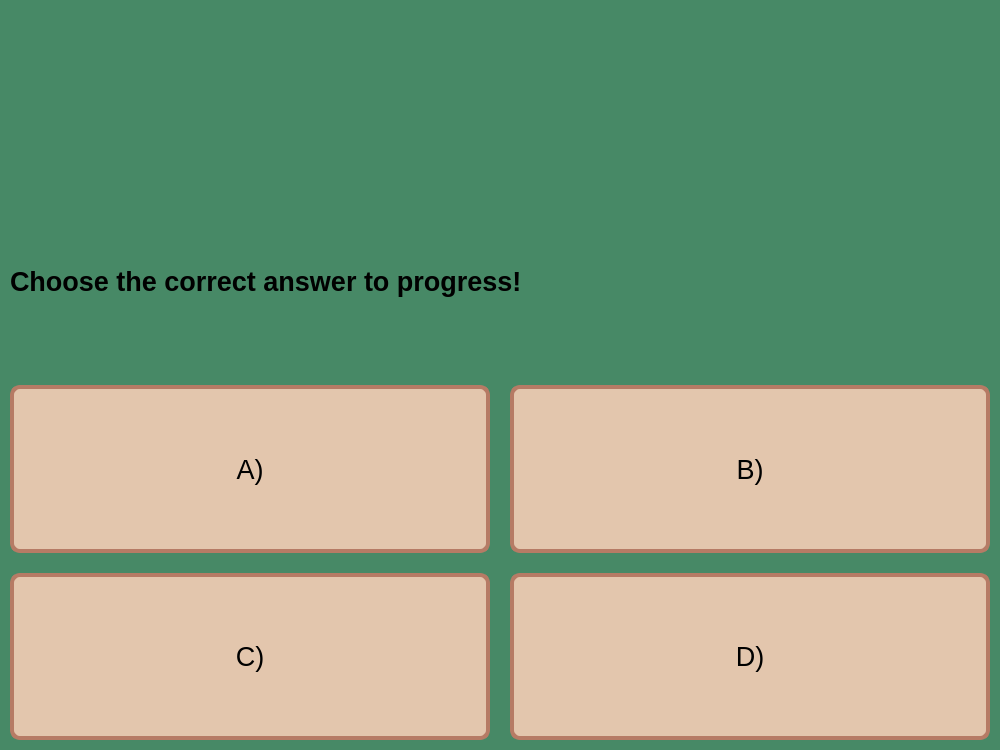
<?xml version="1.0" encoding="UTF-8"?>
<ui version="4.0">
 <class>MainWindow</class>
 <widget class="QMainWindow" name="MainWindow">
  <property name="geometry">
   <rect>
    <x>0</x>
    <y>0</y>
    <width>1000</width>
    <height>750</height>
   </rect>
  </property>
  <property name="sizePolicy">
   <sizepolicy hsizetype="Fixed" vsizetype="Fixed">
    <horstretch>0</horstretch>
    <verstretch>0</verstretch>
   </sizepolicy>
  </property>
  <property name="minimumSize">
   <size>
    <width>1000</width>
    <height>750</height>
   </size>
  </property>
  <property name="windowTitle">
   <string>Answer Window</string>
  </property>
  <property name="styleSheet">
   <string notr="true">QWidget {
	background-color: rgb(71, 137, 102);
}

QPushButton {
	background-color: rgb(227, 198, 173);
	border-style: solid;
	border-width: 4px;
	border-radius: 10px;
	border-color: rgb(182, 123, 101);
	min-width: 10em;
	padding: 6px;
}

QPushButton:Hover {
	background-color: rgb(115, 167, 136);
	border-color: rgb(19, 94, 70);
}

QPushButton:pressed {
	background-color: rgb(125, 179, 147);
	border-color: rgb(19, 94, 70);
}</string>
  </property>
  <property name="tabShape">
   <enum>QTabWidget::Rounded</enum>
  </property>
  <widget class="QWidget" name="centralwidget">
   <layout class="QGridLayout" name="gridLayout">
    <property name="sizeConstraint">
     <enum>QLayout::SetDefaultConstraint</enum>
    </property>
    <property name="leftMargin">
     <number>10</number>
    </property>
    <property name="topMargin">
     <number>10</number>
    </property>
    <property name="rightMargin">
     <number>10</number>
    </property>
    <property name="bottomMargin">
     <number>10</number>
    </property>
    <property name="spacing">
     <number>20</number>
    </property>
    <item row="2" column="0">
     <widget class="QPushButton" name="answerButton1">
      <property name="sizePolicy">
       <sizepolicy hsizetype="Preferred" vsizetype="Preferred">
        <horstretch>0</horstretch>
        <verstretch>0</verstretch>
       </sizepolicy>
      </property>
      <property name="font">
       <font>
        <family>MS UI Gothic</family>
        <pointsize>20</pointsize>
       </font>
      </property>
      <property name="cursor">
       <cursorShape>PointingHandCursor</cursorShape>
      </property>
      <property name="text">
       <string>A)</string>
      </property>
     </widget>
    </item>
    <item row="1" column="0" colspan="2">
     <widget class="QLabel" name="lblInfo">
      <property name="sizePolicy">
       <sizepolicy hsizetype="Minimum" vsizetype="Minimum">
        <horstretch>0</horstretch>
        <verstretch>0</verstretch>
       </sizepolicy>
      </property>
      <property name="font">
       <font>
        <family>MS UI Gothic</family>
        <pointsize>20</pointsize>
        <weight>75</weight>
        <bold>true</bold>
        <underline>false</underline>
        <strikeout>false</strikeout>
       </font>
      </property>
      <property name="text">
       <string>Choose the correct answer to progress!</string>
      </property>
     </widget>
    </item>
    <item row="0" column="0" colspan="2">
     <widget class="QLabel" name="questionImage">
      <property name="sizePolicy">
       <sizepolicy hsizetype="Preferred" vsizetype="Preferred">
        <horstretch>0</horstretch>
        <verstretch>0</verstretch>
       </sizepolicy>
      </property>
      <property name="font">
       <font>
        <family>MS UI Gothic</family>
        <pointsize>24</pointsize>
       </font>
      </property>
      <property name="text">
       <string/>
      </property>
      <property name="scaledContents">
       <bool>true</bool>
      </property>
     </widget>
    </item>
    <item row="2" column="1">
     <widget class="QPushButton" name="answerButton2">
      <property name="sizePolicy">
       <sizepolicy hsizetype="Preferred" vsizetype="Preferred">
        <horstretch>0</horstretch>
        <verstretch>0</verstretch>
       </sizepolicy>
      </property>
      <property name="font">
       <font>
        <family>MS UI Gothic</family>
        <pointsize>20</pointsize>
       </font>
      </property>
      <property name="cursor">
       <cursorShape>PointingHandCursor</cursorShape>
      </property>
      <property name="text">
       <string>B)</string>
      </property>
     </widget>
    </item>
    <item row="3" column="0">
     <widget class="QPushButton" name="answerButton3">
      <property name="sizePolicy">
       <sizepolicy hsizetype="Preferred" vsizetype="Preferred">
        <horstretch>0</horstretch>
        <verstretch>0</verstretch>
       </sizepolicy>
      </property>
      <property name="font">
       <font>
        <family>MS UI Gothic</family>
        <pointsize>20</pointsize>
       </font>
      </property>
      <property name="cursor">
       <cursorShape>PointingHandCursor</cursorShape>
      </property>
      <property name="text">
       <string>C)</string>
      </property>
     </widget>
    </item>
    <item row="3" column="1">
     <widget class="QPushButton" name="answerButton4">
      <property name="sizePolicy">
       <sizepolicy hsizetype="Preferred" vsizetype="Preferred">
        <horstretch>0</horstretch>
        <verstretch>0</verstretch>
       </sizepolicy>
      </property>
      <property name="font">
       <font>
        <family>MS UI Gothic</family>
        <pointsize>20</pointsize>
       </font>
      </property>
      <property name="cursor">
       <cursorShape>PointingHandCursor</cursorShape>
      </property>
      <property name="text">
       <string>D)</string>
      </property>
     </widget>
    </item>
   </layout>
  </widget>
 </widget>
 <resources/>
 <connections/>
</ui>
